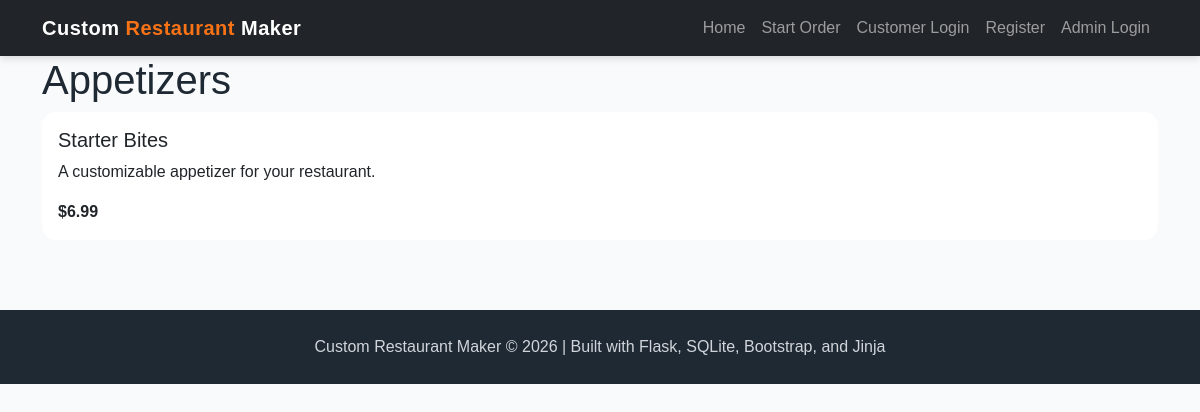
/appetizers, run on the app's committed database.
### app.py (models this page shows)
class Menu(db.Model):
    __tablename__ = "menu"
    menu_id = db.Column(db.Integer, primary_key=True)
    name = db.Column(db.String(150), nullable=False)
    category = db.Column(db.String(100), nullable=False)
    price = db.Column(db.Float, nullable=False)
    description = db.Column(db.Text)
    image_filename = db.Column(db.String(255))
    image_url = db.Column(db.Text)

### app.py (the view)
@app.route('/appetizers')
def appetizers():
    conn = get_db()
    cur = conn.cursor()
    cur.execute("SELECT * FROM menu WHERE LOWER(category) = ?", ("appetizers",))
    menu = cur.fetchall()
    conn.close()
    return render_template('appetizers.html', menu=menu)

### app.py (called while the page is built)
def get_db():
    conn = sqlite3.connect("project4.db")
    conn.row_factory = sqlite3.Row
    return conn

### templates/appetizers.html (shortened to what this page needs)
{% extends "base.html" %}
{% block content %}
<h1>Appetizers</h1>
{% for item in menu %}
<div class="card mb-3">
    <div class="card-body">
        <h5>{{ item['name'] }}</h5>
        <p>
            {{ item['description'] }}
        </p>
        <strong>
            ${{ item['price'] }}
        </strong>
    </div>
</div>
{% endfor %}
{% endblock %}

### static/style.css (style rules this page uses)
:root { --primary-dark: #1f2933; --primary-orange: #f97316; --primary-yellow: #facc15; --primary-green: #16a34a; --soft-bg: #f8fafc; --card-bg: #ffffff; --text-dark: #1f2933; }
body { background-color: var(--soft-bg); color: var(--text-dark); font-family: Arial, Helvetica, sans-serif; }
.card { border: none; border-radius: 14px; transition: transform 0.2s ease, box-shadow 0.2s ease; }

### data on the page
Menu: name "Starter Bites", description "A customizable appetizer for your restaurant.", price "6.99"
